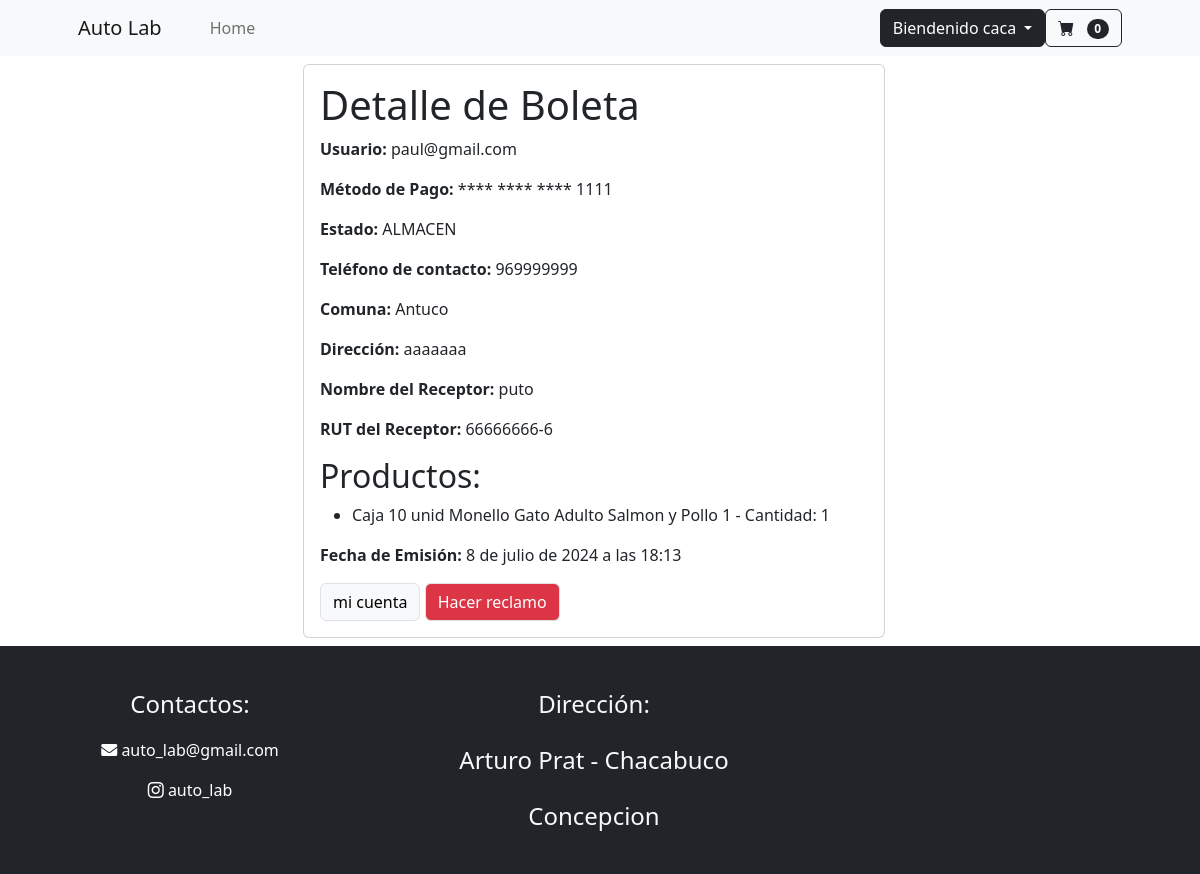
/ver_boleta/17 (signed in), run on the app's committed database.
### mi_web/models.py (models this page shows, shortened)
class Usuario(AbstractBaseUser,PermissionsMixin):
    run = models.CharField( "rut" ,max_length=10 ,primary_key=True )
    correo = models.EmailField("correo", max_length=150 , unique=True)
    nombre = models.CharField("nombre", max_length=50)
    apellido = models.CharField("apellido", max_length=50)
    telefono= models.CharField("telefono", max_length=9)
    comuna= models.CharField("comuna", max_length=50)
    direccion= models.CharField("direccion", max_length=50)
    is_staff = models.BooleanField("empleado",default=False)
    is_superuser = models.BooleanField("superuser",default=False)
    es_baneado = models.BooleanField("baneado", default=False)
    USERNAME_FIELD="correo"
    objects=Usuariomanager()
    REQUIRED_FIELDS=["run","nombre","apellido","telefono","comuna","direccion"]

class CarritoDeCompras(models.Model):
    user = models.OneToOneField(Usuario, on_delete=models.CASCADE )
    productos = models.ManyToManyField(producto, through='ItemCarrito')
    is_active = models.BooleanField(default=True)
    @property
    def cant(self):
        itens = ItemCarrito.objects.filter(carrito=self.pk)
        return len(itens)

class Boleta(models.Model):
    user = models.ForeignKey('Usuario', verbose_name=("Usuario") ,on_delete=models.DO_NOTHING)
    carritoDeCompra =  models.ForeignKey(CarritoDeCompras,verbose_name=("CarritoDeCompra") , on_delete=models.DO_NOTHING)
    metodoDePago = models.ForeignKey(Tarjeta , verbose_name=("Tarjeta") ,on_delete=models.DO_NOTHING)
    estado = models.CharField("estado",max_length=20, choices=ESTADO_ENVIO,default="ALMACEN")
    telefono2 = models.CharField("telefono2", max_length=9)
    comuna2 = models.CharField("comuna2", max_length=50)
    direccion2 = models.CharField("direccion2", max_length=50)
    fecha_emision = models.DateTimeField("fecha_emision",auto_now_add=True)
    rut_receptor = models.CharField("RUT del Receptor", max_length=10)
    nombre_receptor = models.CharField("Nombre del Receptor", max_length=100)

class Tarjeta(models.Model):
    uusuario=models.ForeignKey("mi_web.Usuario", verbose_name=("usuario"), on_delete=models.CASCADE , null=True)
    tarjeta_de_credito = models.CharField("numero tarjeta", max_length=16, unique=True)
    fecha_de_vencimiento = models.CharField("fecha vencimiento", max_length=5)
    codigo_de_seguridad = models.CharField("cv",max_length=3)
    def __str__(self):
        numero_str = str(self.tarjeta_de_credito)
        return f'**** **** **** {numero_str[-4:]}'

class ProductoBoleta(models.Model):
    boleta = models.ForeignKey(Boleta, on_delete=models.CASCADE)
    producto = models.CharField("producto",max_length=50)
    cantidad = models.PositiveIntegerField()

### mi_web/views.py (the view)
# urls.py: path('ver_boleta/<id>',login_required(views.ver_boleta),name='ver_boleta'),
@login_required
def ver_boleta(request,id):
    boleta = get_object_or_404(Boleta, id=id)
    productos_boleta = ProductoBoleta.objects.filter(boleta=boleta)
    datos = {
        "boleta": boleta,
        "productos_boleta": productos_boleta
    }
    return render(request,'vet/ver_boleta.html',datos)

### mi_web/context_processors.py (called while the page is built)
def carrito(request:HttpRequest):
    if request.user.is_authenticated:
        carito = CarritoDeCompras.objects.get(user=request.user)
        return {"carrito":carito}
    return {}

### mi_web/templates/vet/ver_boleta.html (shortened to what this page needs)
{% extends "vet/base_p.html" %}
{% load static %}
{% load crispy_forms_tags %}
{% block contenido %}
<div class="row justify-content-center">
    <div class="col-12 col-md-6 m-2">
        <div class="card text-start">
            <div class="card-body">
                <h1>Detalle de Boleta</h1>
                <p><strong>Usuario:</strong> {{ boleta.user }}</p>
                <p><strong>Método de Pago:</strong> {{ boleta.metodoDePago }}</p>
                <p><strong>Estado:</strong> {{ boleta.estado }}</p>
                <p><strong>Teléfono de contacto:</strong> {{ boleta.telefono2 }}</p>
                <p><strong>Comuna:</strong> {{ boleta.comuna2 }}</p>
                <p><strong>Dirección:</strong> {{ boleta.direccion2 }}</p>
                <p><strong>Nombre del Receptor:</strong> {{ boleta.nombre_receptor }}</p>
                <p><strong>RUT del Receptor:</strong> {{ boleta.rut_receptor }}</p>
                <h2>Productos:</h2>
                <ul>
                    {% for producto_boleta in productos_boleta %}
                        <li>{{ producto_boleta.producto }} - Cantidad: {{ producto_boleta.cantidad }}</li>
                    {% endfor %}
                </ul>
                <p><strong>Fecha de Emisión:</strong> {{ boleta.fecha_emision }}</p>
                <a href='{% url "mi_cuenta" user.correo%}' role='button' class="btn btn-light border">mi cuenta</a>
                <a href='{% url "Crear_reclamo" boleta.id %}' role='button' class="btn btn-danger border">Hacer reclamo</a>
            </div>
        </div>
    </div>
</div>
{% endblock contenido %}

### mi_web/templates/vet/base_p.html (shortened to what this page needs)
{% load static %}
<!DOCTYPE html>
<html lang="en">
    <head>
        <link href="https://cdn.jsdelivr.net/npm/bootstrap-icons@1.7.0/font/bootstrap-icons.css" rel="stylesheet">
        <link rel="stylesheet" href="https://cdnjs.cloudflare.com/ajax/libs/font-awesome/5.15.4/css/all.min.css">
        <link href="https://cdn.jsdelivr.net/npm/bootstrap@5.3.3/dist/css/bootstrap.min.css" rel="stylesheet">
        <link rel="stylesheet" href= "{% static 'vet/css/home.css' %}">
    </head>
    <body>
        <header class="sticky-top">
        <nav class="navbar navbar-expand-lg navbar-light bg-light ">
            <div class="container px-4 px-lg-5">
                <a class="navbar-brand" href="{% url "index" %}" >Auto Lab</a>
                <div class="collapse navbar-collapse" id="navbarSupportedContent">
                    <ul class="navbar-nav me-auto mb-2 mb-lg-0 ms-lg-4">
                        <li class="nav-item">
                            <a class="nav-link" aria-current="page" href=" {% url "index" %}">Home</a>
                        </li>
                    </ul>
                    <form class="d-flex">
                        <div class="dropdown">
                            <a class="btn btn-dark dropdown-toggle" role="button" data-bs-toggle="dropdown"
                                aria-expanded="false">
                                {% if request.user.is_authenticated %}
                                Biendenido {{user.nombre}}
                                {% else %}
                                Iniciar sesión
                                {% endif %}
                            </a>
                        </div>
                    </form>
                    <form class="d-flex">
                        <a href=" {% url "ver_carrito" %}" class="btn btn-outline-dark" type="submit">
                            <i class="bi-cart-fill me-1"></i>
                            <span class="badge bg-dark text-white ms-1 rounded-pill">{{carrito.cant}}</span>
                        </a>
                    </form>
                </div>
            </div>
        </nav>
        </header>
        <main>
            {% block contenido %}
            {% endblock contenido %}
        </main>
        <footer class="row  py-4 bg-dark text-center">
            <div class="col-md-4 col-sm-12">
                <p class="text-light pt-3 fs-4">Contactos:</p>
                <p>
                    <a href="mailto:vet.santamarta@gmail.com" class="boton" style="text-decoration: none; color: #ffffff;">
                        <i class="fas fa-envelope" aria-current="page" style="cursor: pointer;"></i> auto_lab@gmail.com
                    </a>
                </p>
                <p>
                    <a href="https://www.instagram.com/veterinaria_santa_marta/" target="_blank" class="boton" style="text-decoration: none; color: #ffffff;">
                        <i class="bi bi-instagram" aria-current="page" style="cursor: pointer;"></i> auto_lab
                    </a>
                </p>
            </div>
            <div class="col-md-4 col-sm-12">
                <p class="text-light pt-3 fs-4"> Dirección: </p>
                <p class="text-light pt-1 fs-4"> Arturo Prat - Chacabuco</p>
                <p class="text-light pt-1 fs-4">Concepcion</p>
            </div>
        </footer>
    </body>
</html>

### data on the page
Usuario: nombre "caca"
CarritoDeCompras: cant "0"
Boleta: user "paul@gmail.com", metodoDePago "**** **** **** 1111", estado "ALMACEN", telefono2 "969999999", comuna2 "Antuco", direccion2 "aaaaaaa", nombre_receptor "puto", rut_receptor "66666666-6", fecha_emision "8 de julio de 2024 a las 18:13"
ProductoBoleta: producto "Caja 10 unid Monello Gato Adulto Salmon y Pollo 1", cantidad "1"
